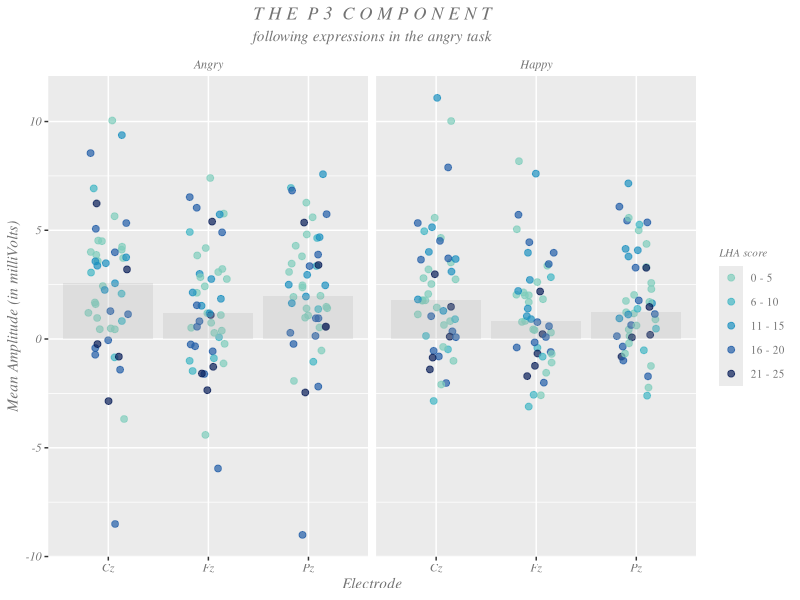
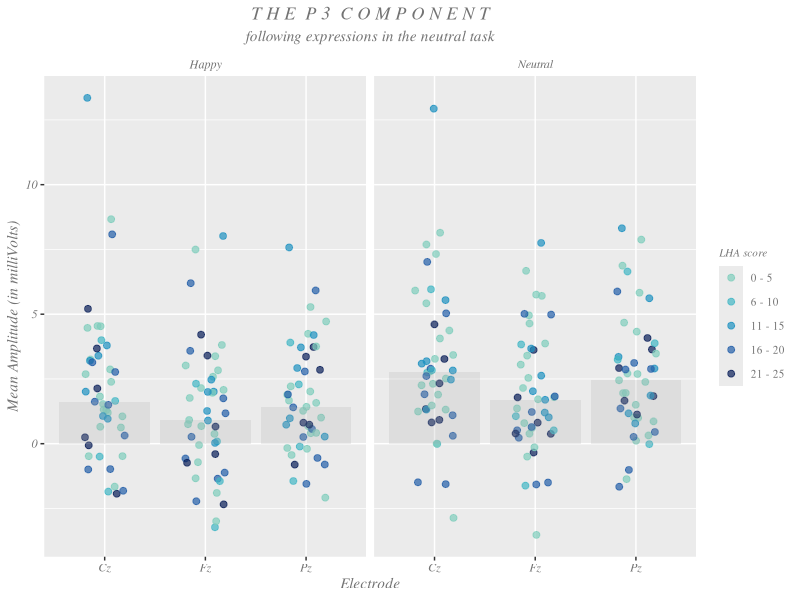
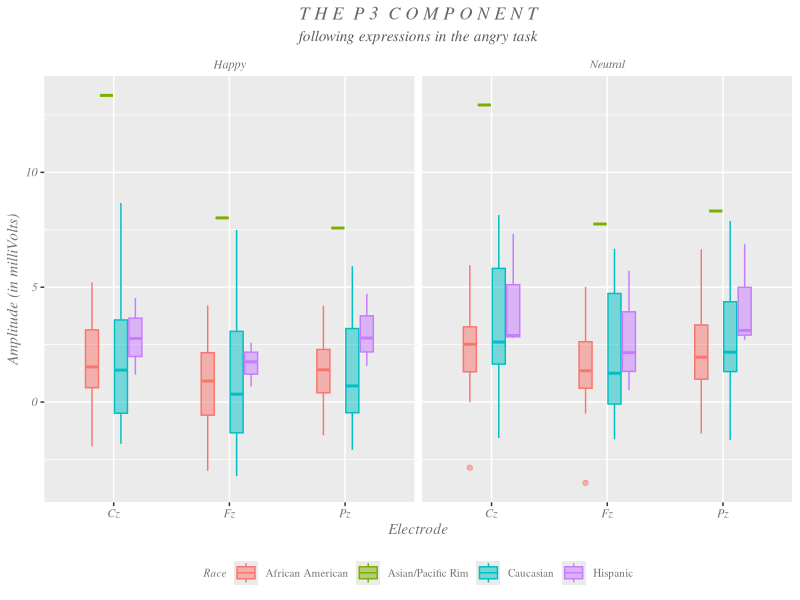
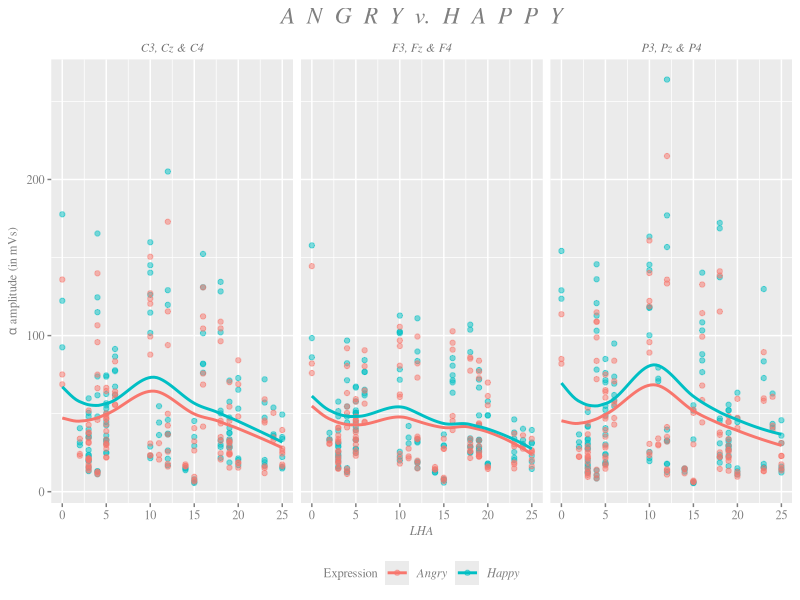
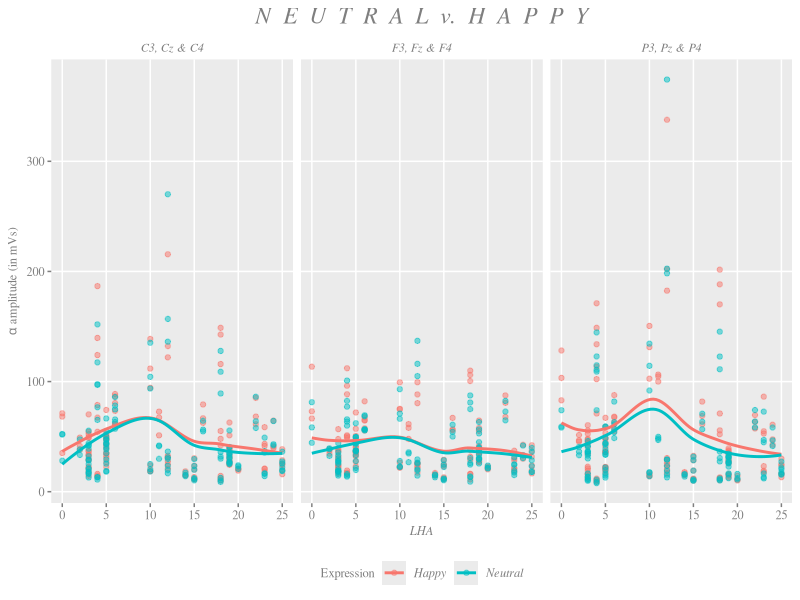
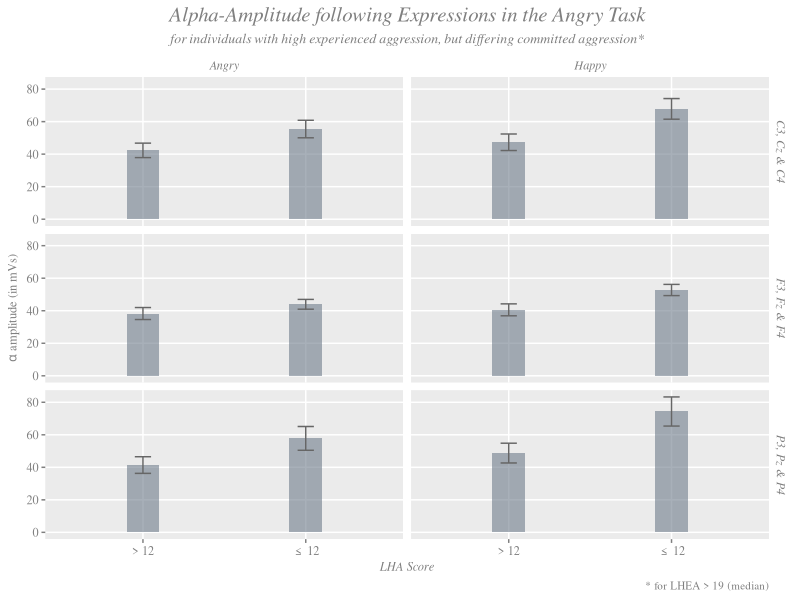
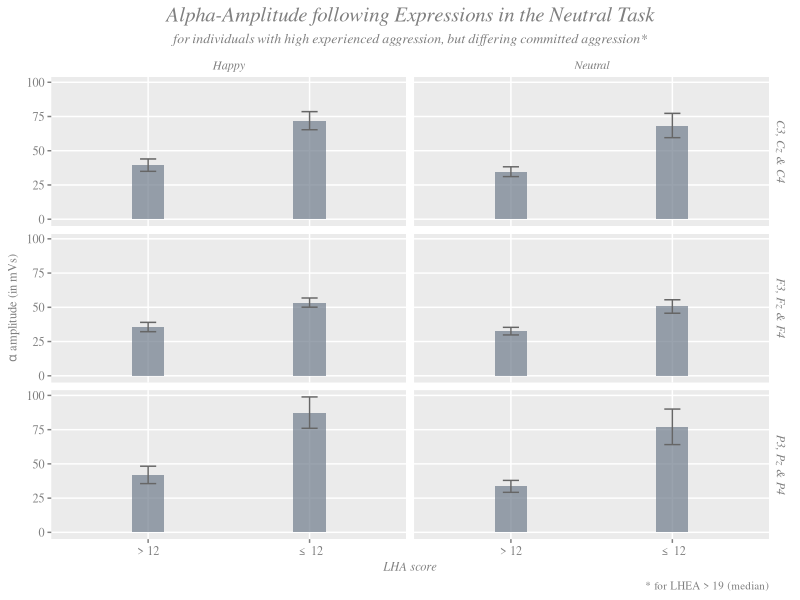

Write R code to recreate these figures, in order.
## ---- chunk 1
knitr::opts_chunk$set(echo = FALSE, warning = FALSE, message = FALSE)
## ---- chunk 2
library(tidyverse)
erp_erd <- read_csv("ERP_ERD.csv")
## ---- chunk 3
strip_theme <- theme(plot.title = element_text(family = "Times", face = "italic", hjust = 0.5, color = "gray45"),
        plot.subtitle = element_text(family = "Times", face = "italic", hjust = 0.5, color = "gray45"),
        axis.title = element_text(family = "Times", face = "italic", color = "gray45"),
        axis.text = element_text(family = "Times", face = "italic", color = "gray45"),
        strip.text.x = element_text(family = "Times", face = "italic", color = "gray45"),
        strip.background = element_blank(),
        legend.title = element_text(family = "Times", face = "italic", size = 8, color = "gray45"),
        legend.text = element_text(family = "Times", color = "gray45", size = 8))

Cz_Fz_Pz <- erp_erd %>%
  filter(Electrode == "Cz" | Electrode == "Pz" | Electrode == "Fz") %>%
  mutate(LHA = ifelse(LHA == "NaN", 0, LHA)) %>%
  mutate(LHA_levels = ifelse(LHA == 0, "0 - 5",
                             ifelse(LHA == 1, "0 - 5",
                                    ifelse(LHA == 2, "0 - 5",
                                           ifelse(LHA == 3, "0 - 5",
                                                  ifelse(LHA == 4, "0 - 5",
                                                         ifelse(LHA == 5, "0 - 5",
                                                                ifelse(LHA == 6, "6 - 10",
                                                                       ifelse(LHA == 7, "6 - 10",
                                                                              ifelse(LHA == 8, "6 -10",
                                                                                     ifelse(LHA == 9, "6 - 10",
                                                                                            ifelse(LHA == 10, "6 - 10",
                                                                                                   ifelse(LHA == 11, "11 - 15",
                                                                                                          ifelse(LHA == 12, "11 - 15",
                                                                                                                 ifelse(LHA == 13, "11 - 15",
                                                                                                                        ifelse (LHA == 14, "11 - 15",
                                                                                                                                ifelse(LHA == 15, "11 - 15",
                                                                                                                                       ifelse(LHA == 16, "16 - 20",
                                                                                                                                              ifelse(LHA == 17, "16 - 20",
                                                                                                                                                     ifelse(LHA == 18, "16 - 20",
                                                                                                                                                            ifelse(LHA == 19, "16 - 20",
                                                                                                                                                                   ifelse(LHA == 20, "16 - 20", "21 - 25")))))))))))))))))))))) %>%
  na.omit()

Cz_Fz_Pz %>%
  filter(Task == "A") %>%
  mutate(Expression = ifelse(Expression == "A", "Angry", "Happy")) %>%
ggplot(aes(Electrode, Mean_Amplitude)) +
  geom_jitter(position=position_jitter(0.2), alpha = 0.7, aes(color = LHA_levels), size = 2) +
  stat_summary(fun.y=median, geom="bar", fill ="darkgray", size = 1, alpha = 0.2) +
  scale_color_manual(breaks = c("0 - 5", "6 - 10", "11 - 15", "16 - 20", "21 - 25"), values = c("0 - 5" = "#7fcdbb", "6 - 10" = "#41b6c4", "11 - 15" = "#1d91c0", "16 - 20" = "#225ea8", "21 - 25" = "#081d58")) +
  labs(title = "T H E  P 3  C O M P O N E N T",
       subtitle = "following expressions in the angry task",
       color = "LHA score",
       y = "Mean Amplitude (in milliVolts)") +
  facet_wrap(~Expression) +
  strip_theme
## ---- chunk 4
Cz_Fz_Pz %>%
  filter(Task == "N") %>%
  mutate(Expression = ifelse(Expression == "N", "Neutral", "Happy")) %>%
ggplot(aes(Electrode, Mean_Amplitude)) +
  geom_jitter(position=position_jitter(0.2), alpha = 0.7, aes(color = LHA_levels), size = 2) +
  stat_summary(fun.y=median, geom="bar", fill ="darkgray", size = 1, alpha = 0.2) +
  scale_color_manual(breaks = c("0 - 5", "6 - 10", "11 - 15", "16 - 20", "21 - 25"), values = c("0 - 5" = "#7fcdbb", "6 - 10" = "#41b6c4", "11 - 15" = "#1d91c0", "16 - 20" = "#225ea8", "21 - 25" = "#081d58")) +
  labs(title = "T H E  P 3  C O M P O N E N T",
       subtitle = "following expressions in the neutral task",
       color = "LHA score",
       y = "Mean Amplitude (in milliVolts)") +
  facet_wrap(~Expression) +
  strip_theme

## ---- chunk 5
Cz_Fz_Pz %>%
  filter(Task == "N") %>%
  mutate(Expression = ifelse(Expression == "N", "Neutral", "Happy")) %>%
  mutate(Race = ifelse(Race == 1, "Caucasian",
                       ifelse(Race == 2, "African American",
                              ifelse(Race == 3, "Asian/Pacific Rim", "Hispanic")))) %>%
ggplot(aes(Electrode, Mean_Amplitude)) +
  geom_boxplot(aes(color = Race, fill = Race), alpha = 0.5, width = 0.5) +
  labs(title = "T H E  P 3  C O M P O N E N T",
       subtitle = "following expressions in the angry task",
       y = "Amplitude (in milliVolts)") +
  facet_wrap(~Expression) +
theme(plot.title = element_text(family = "Times", face = "italic", hjust = 0.5, color = "gray40"),
        plot.subtitle = element_text(family = "Times", face = "italic", hjust = 0.5, color = "gray35"),
        axis.title = element_text(family = "Times", face = "italic", color = "gray45"),
        axis.text = element_text(family = "Times", face = "italic", color = "gray45"),
        strip.text.x = element_text(family = "Times", face = "italic", color = "gray45"),
        strip.background = element_blank(),
      legend.position = "bottom",
        legend.title = element_text(family = "Times", face = "italic", size = 8, color = "gray45"),
        legend.text = element_text(family = "Times", color = "gray45", size = 8))
## ---- chunk 6
erp_erd_data <- erp_erd %>%
  mutate(Laterality = ifelse(Electrode == "C3" | Electrode == "P3" | Electrode == "F3", "L",
                             ifelse(Electrode == "Cz" | Electrode == "Pz" | Electrode == "Fz", "M",
                                    ifelse(Electrode == "C4" | Electrode == "P4" | Electrode == "F4", "R", "NA")))) %>%
  mutate(Anterior_Posterior = ifelse(Electrode == "F3" | Electrode == "Fz" | Electrode == "F4", "F",
                                     ifelse(Electrode == "C3" | Electrode == "Cz" | Electrode == "C4", "C",
                                            ifelse(Electrode == "P3" | Electrode == "Pz" | Electrode == "P4", "P", "NA")))) %>%
  rename(Mean = Mean_Amplitude) %>%
  gather(Mean, Delta, Theta, Alpha, Beta, Gamma, key = "Amplitude_Type", value = "Amplitude")

alpha_theta <- erp_erd_data %>%
  filter(Electrode == "C3" | Electrode == "P3" | Electrode == "F3" | Electrode == "Cz" | Electrode == "Pz" | Electrode == "Fz" |
           Electrode == "C4" | Electrode == "P4" | Electrode == "F4") %>%
  filter(Amplitude_Type == "Alpha" | Amplitude_Type == "Theta")

alpha_theta %>%
  filter(Task == "A") %>%
  filter(Amplitude_Type == "Alpha") %>%
  mutate(Expression = ifelse(Expression == "A", "Angry", "Happy")) %>%
  mutate(Anterior_Posterior = ifelse(Anterior_Posterior == "C", "C3, Cz & C4",
                                     ifelse(Anterior_Posterior == "F", "F3, Fz & F4", "P3, Pz & P4"))) %>%
  na.omit %>%
ggplot(aes(LHA, Amplitude, color = Expression)) +
  geom_point(alpha = 0.5) +
  geom_smooth(se = FALSE) +
  facet_wrap(~Anterior_Posterior) +
  labs(title = "A  N  G  R  Y  v.  H  A  P  P  Y",
       y = expression(paste(alpha, " amplitude (in mVs)"))) +
  theme(plot.title = element_text(hjust = 0.5, size = 17, face = "italic", 
                                  family = "Times", color = "gray50"),
        axis.title.x = element_text(hjust = 0.5, size = 9, face = "italic", 
                                    family = "Times", color = "gray50"),
        axis.title.y = element_text(hjust = 0.5, size = 9, face = "italic", 
                                    family = "Times", color = "gray50"),
        plot.caption = element_text(size = 8, color = "gray50", family = "Times"),
        strip.text.x = element_text(family = "Times", face = "italic", color = "gray45"),
        strip.background = element_blank(),
        axis.text.x = element_text(family = "Times", color = "gray50"),
        axis.text.y = element_text(family = "Times", color = "gray50"),
        axis.ticks = element_line(color = "gray50"),
        legend.position = "bottom",
        legend.title = element_text(family = "Times", color = "gray50", size = 9),
        legend.text = element_text(family = "Times", color = "gray50", size = 9, face = "italic"))
## ---- chunk 7
alpha_theta %>%
  filter(Task == "N" & Amplitude_Type == "Alpha") %>%
  mutate(Expression = ifelse(Expression == "N", "Neutral", "Happy")) %>%
  mutate(Anterior_Posterior = ifelse(Anterior_Posterior == "C", "C3, Cz & C4",
                                     ifelse(Anterior_Posterior == "F", "F3, Fz & F4", "P3, Pz & P4"))) %>%
  na.omit() %>%
ggplot(aes(LHA, Amplitude, color = Expression)) +
  geom_point(alpha = 0.5) +
  geom_smooth(se = FALSE) +
  facet_wrap(~Anterior_Posterior) +
  labs(title = "N  E  U  T  R  A  L  v.  H  A  P  P  Y",
       y = expression(paste(alpha, " amplitude (in mVs)"))) +
  theme(plot.title = element_text(hjust = 0.5, size = 17, face = "italic", 
                                  family = "Times", color = "gray50"),
        axis.title.x = element_text(hjust = 0.5, size = 9, face = "italic", 
                                    family = "Times", color = "gray50"),
        axis.title.y = element_text(hjust = 0.5, size = 9, face = "italic", 
                                    family = "Times", color = "gray50"),
        plot.caption = element_text(size = 8, color = "gray50", family = "Times"),
        panel.grid.minor = element_blank(),
        strip.background = element_blank(),
        strip.text = element_text(family = "Times", color = "gray50", face = "italic"),
        axis.text.x = element_text(family = "Times", color = "gray50"),
        axis.text.y = element_text(family = "Times", color = "gray50"),
        axis.ticks = element_line(color = "gray50"),
        legend.position = "bottom",
        legend.title = element_text(family = "Times", color = "gray50", size = 9),
        legend.text = element_text(family = "Times", color = "gray50", size = 9, face = "italic"))
## ---- chunk 8
library(plyr)
bar_chart_ang <- alpha_theta %>%
  filter(Task == "A") %>%
  filter(Amplitude_Type == "Alpha") %>%
  mutate(Expression = ifelse(Expression == "A", "Angry", "Happy")) %>%
  mutate(Anterior_Posterior = ifelse(Anterior_Posterior == "C", "C3, Cz & C4",
                                     ifelse(Anterior_Posterior == "F", "F3, Fz & F4", "P3, Pz & P4"))) %>%
  mutate(high_low_LHA = ifelse(LHA <= 12, "\u2264 12", "> 12")) %>%
  filter(LHEA > 19) %>%
  na.omit %>%
  unite(Task_Exp_Axis_Group, Task, Expression, Anterior_Posterior, high_low_LHA)

avg_sd_ang <- plyr::ddply(bar_chart_ang, .(Task_Exp_Axis_Group), summarize, mean_amp = mean(Amplitude), sd_amp = sd(Amplitude))

bars_ang <- avg_sd_ang %>%
  separate(Task_Exp_Axis_Group, into = c("Task", "Expression", "Anterior_Posterior", "high_low_LHA"), sep = "_") %>%
  mutate(se_amp = sd_amp/sqrt(49)) %>%
  mutate(ymax = mean_amp + se_amp,
         ymin = mean_amp - se_amp)
  

ggplot(bars_ang, aes(high_low_LHA, mean_amp)) +
  geom_bar(stat = "identity", fill = "lightsteelblue4", alpha = 0.6, width = 0.2) +
  geom_errorbar(aes(ymin = mean_amp - se_amp, ymax = mean_amp + se_amp), width = 0.1, color = "gray40") +
  facet_grid(Anterior_Posterior ~ Expression) +
  scale_color_discrete(breaks = c("\u2264 12","> 12")) +
  labs(subtitle = "for individuals with high experienced aggression, but differing committed aggression*",
       title = "Alpha-Amplitude following Expressions in the Angry Task",
       caption = "* for LHEA > 19 (median)",
       x = "LHA Score",
       y = expression(paste(alpha, " amplitude (in mVs)")),
       color = "LHA") +
  theme(plot.title = element_text(hjust = 0.5, size = 15, face = "italic", 
                                  family = "Times", color = "gray50"),
        plot.subtitle = element_text(hjust = 0.5, size = 10, face = "italic", 
                                  family = "Times", color = "gray50"),
        axis.title.x = element_text(hjust = 0.5, size = 9, face = "italic", 
                                    family = "Times", color = "gray50"),
        axis.title.y = element_text(hjust = 0.5, size = 9, face = "italic", 
                                    family = "Times", color = "gray50"),
        plot.caption = element_text(size = 8, color = "gray50", family = "Times"),
        panel.grid.minor = element_blank(),
        axis.text.x = element_text(family = "Times", color = "gray50"),
        axis.text.y = element_text(family = "Times", color = "gray50"),
        axis.ticks = element_line(color = "gray50"),
        legend.position = "bottom",
        legend.title = element_text(family = "Times", color = "gray50", size = 9),
        legend.text = element_text(family = "Times", color = "gray50", size = 9, face = "italic"),
        strip.background = element_blank(),
        strip.text = element_text(family = "Times", color = "gray50", face = "italic"))
## ---- chunk 9
bar_chart_neu <- alpha_theta %>%
  filter(Task == "N") %>%
  filter(Amplitude_Type == "Alpha") %>%
  mutate(Expression = ifelse(Expression == "N", "Neutral", "Happy")) %>%
  mutate(Anterior_Posterior = ifelse(Anterior_Posterior == "C", "C3, Cz & C4",
                                     ifelse(Anterior_Posterior == "F", "F3, Fz & F4", "P3, Pz & P4"))) %>%
  mutate(high_low_LHA = ifelse(LHA <= 12, "\u2264 12", "> 12")) %>%
  filter(LHEA > 19) %>%
  na.omit %>%
  unite(Task_Exp_Axis_Group, Task, Expression, Anterior_Posterior, high_low_LHA)

avg_sd_neu <- plyr::ddply(bar_chart_neu, .(Task_Exp_Axis_Group), summarize, mean_amp = mean(Amplitude), sd_amp = sd(Amplitude))

bars_neu <- avg_sd_neu %>%
  separate(Task_Exp_Axis_Group, into = c("Task", "Expression", "Anterior_Posterior", "high_low_LHA"), sep = "_") %>%
  mutate(se_amp = sd_amp/sqrt(49)) %>%
  mutate(ymax = mean_amp + se_amp,
         ymin = mean_amp - se_amp)

ggplot(bars_neu, aes(high_low_LHA, mean_amp)) +
  geom_bar(stat = "identity", fill = "lightsteelblue4", alpha = 0.7, width = 0.2) +
  facet_grid(Anterior_Posterior ~ Expression) +
  scale_color_discrete(breaks = c("\u2264 12","> 12")) +
   geom_errorbar(aes(ymin = mean_amp - se_amp, ymax = mean_amp + se_amp), width = 0.1, color = "gray40") +
  labs(subtitle = "for individuals with high experienced aggression, but differing committed aggression*",
       title = "Alpha-Amplitude following Expressions in the Neutral Task",
       caption = "* for LHEA > 19 (median)",
       x = "LHA score",
       y = expression(paste(alpha, " amplitude (in mVs)")),
       color = "LHA") +
  theme(plot.title = element_text(hjust = 0.5, size = 15, face = "italic", 
                                  family = "Times", color = "gray50"),
        plot.subtitle = element_text(hjust = 0.5, size = 10, face = "italic", 
                                  family = "Times", color = "gray50"),
        axis.title.x = element_text(hjust = 0.5, size = 9, face = "italic", 
                                    family = "Times", color = "gray50"),
        axis.title.y = element_text(hjust = 0.5, size = 9, face = "italic", 
                                    family = "Times", color = "gray50"),
        plot.caption = element_text(size = 8, color = "gray50", family = "Times"),
        panel.grid.minor = element_blank(),
        axis.text.x = element_text(family = "Times", color = "gray50"),
        axis.text.y = element_text(family = "Times", color = "gray50"),
        axis.ticks = element_line(color = "gray50"),
        legend.position = "bottom",
        legend.title = element_text(family = "Times", color = "gray50", size = 9),
        legend.text = element_text(family = "Times", color = "gray50", size = 9, face = "italic"),
        strip.background = element_blank(),
        strip.text = element_text(family = "Times", color = "gray50", face = "italic"))
